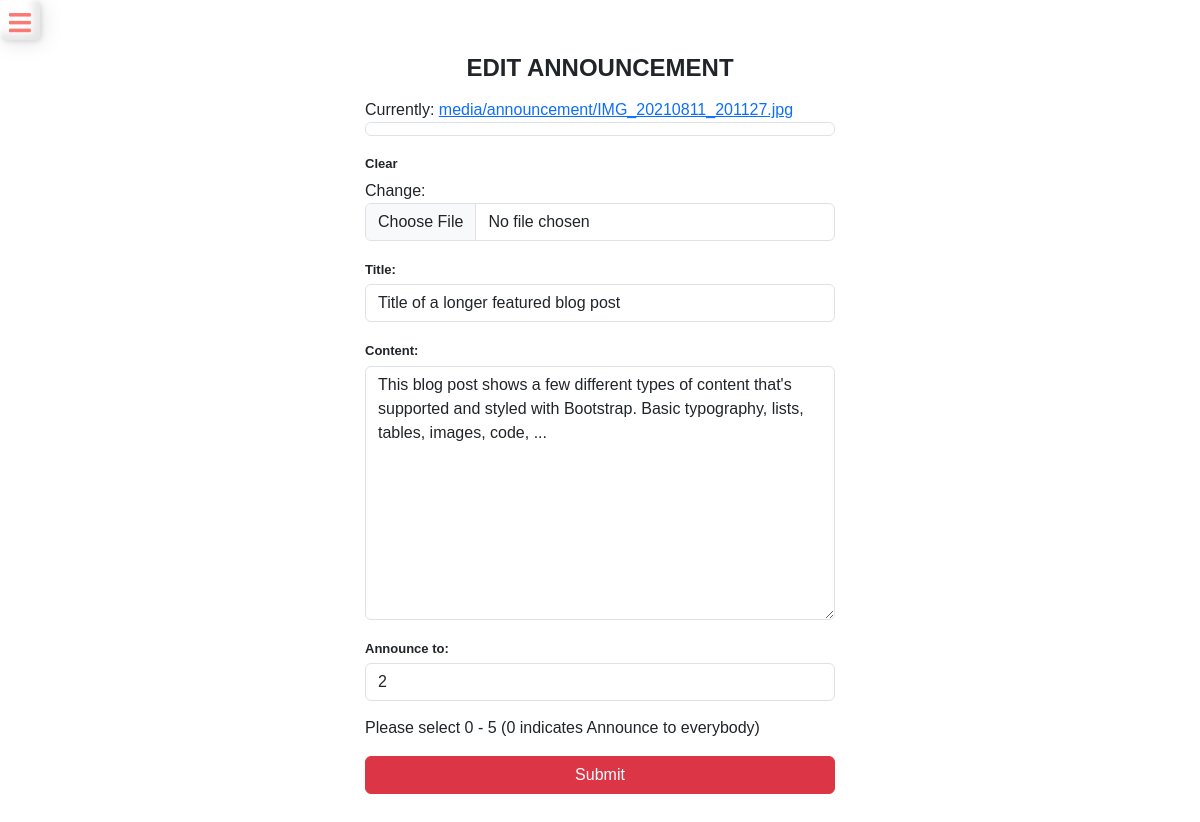
The app's page /edit/announcement/1 (signed in) with its own data.
### schoolapp/models.py (models this page shows, shortened)
class BasicInfo(models.Model):
    created_at = models.DateTimeField(auto_now_add=True)
    updated_at = models.DateTimeField(auto_now=True)

class Announcement(BasicInfo):
    created_by = models.ForeignKey(User, on_delete=models.CASCADE)
    image = models.ImageField(upload_to='media/announcement',blank=True,null=True)
    title = models.CharField(max_length=255)
    content = models.TextField()
    announce_to = models.IntegerField(default=0)  # 0 - indicates For Everyone

### schoolapp/views.py (the view)
# urls.py: path("edit/announcement/<int:id>",views.edit_announchment,name="edit_announchment"),
@login_required(login_url="signin")
def edit_announchment(request,id):
    form_model = Announcement.objects.get(id=id)
    form = AnnouncementForm(instance= form_model)
    if request.method == 'POST':
        form = AnnouncementForm(request.POST,instance= form_model)
        if form.is_valid():
            form.save()
    else:
        form = AnnouncementForm(instance= form_model)
    context = {
        'form':form
    }
    return render(request,"edit-announcement.html",context=context)

### schoolapp/forms.py
class AnnouncementForm(ModelForm):
    class Meta:
        model = Announcement
        fields = ('image','title','content','announce_to')
        help_texts = {'announce_to':"Please select 0 - 5 (0 indicates Announce to everybody)"}

### templates/edit-announcement.html (shortened to what this page needs)
{% extends "base.html" %}
{% load static %}
{% block body %}
<div class="container-fluid-sm container-md p-0">
    <div class="form-section d-flex flex-column justify-content-center align-items-center">
        <form class="" method="post" action="">
            <h4 class="text-uppercase fw-bold text-center mb-3">EDIT ANNOUNCEMENT</h4>
            {{ form.as_p }}
            <button type="submit" class="btn btn-danger w-100">Submit</button>
        </form>
    </div>
</div>
{% endblock body %}

### templates/edit-announcement.html (style rules this page uses)
body { box-sizing: border-box; min-height: 100vh; background-color: #fff; font-family: Arial, Helvetica, sans-serif; background-image: url("https://t4.ftcdn.net/jpg/05/69/28/27/360_F_569282797_NjFV9M9fsZ9kz7fJ6cToGq7EWhIr8DaE.jpg"); background-size: cover; background-position: center; }
form { background-color: #fff; padding: 15px; border-radius: 10px; width: 100%; max-width: 500px; }
input { margin-bottom: 15px; }
label { margin-bottom: 5px; font-weight: 600; font-size: small; }
.form-section { min-height: 100vh; }

### templates/base.html (style rules this page uses)
* { margin: 0; padding: 0; text-decoration: none; }
:root { --accent-color: #fff; --gradient-color: #FBFBFB; }
body { margin: 0 !important; padding: 0 !important; }

### records on screen
Announcement: title "Title of a longer featured blog post", content "This blog post shows a few different types of content that's supported and styled with Bootstrap. Basic typography, lists, tables, images, code, ...", announce_to "2"
